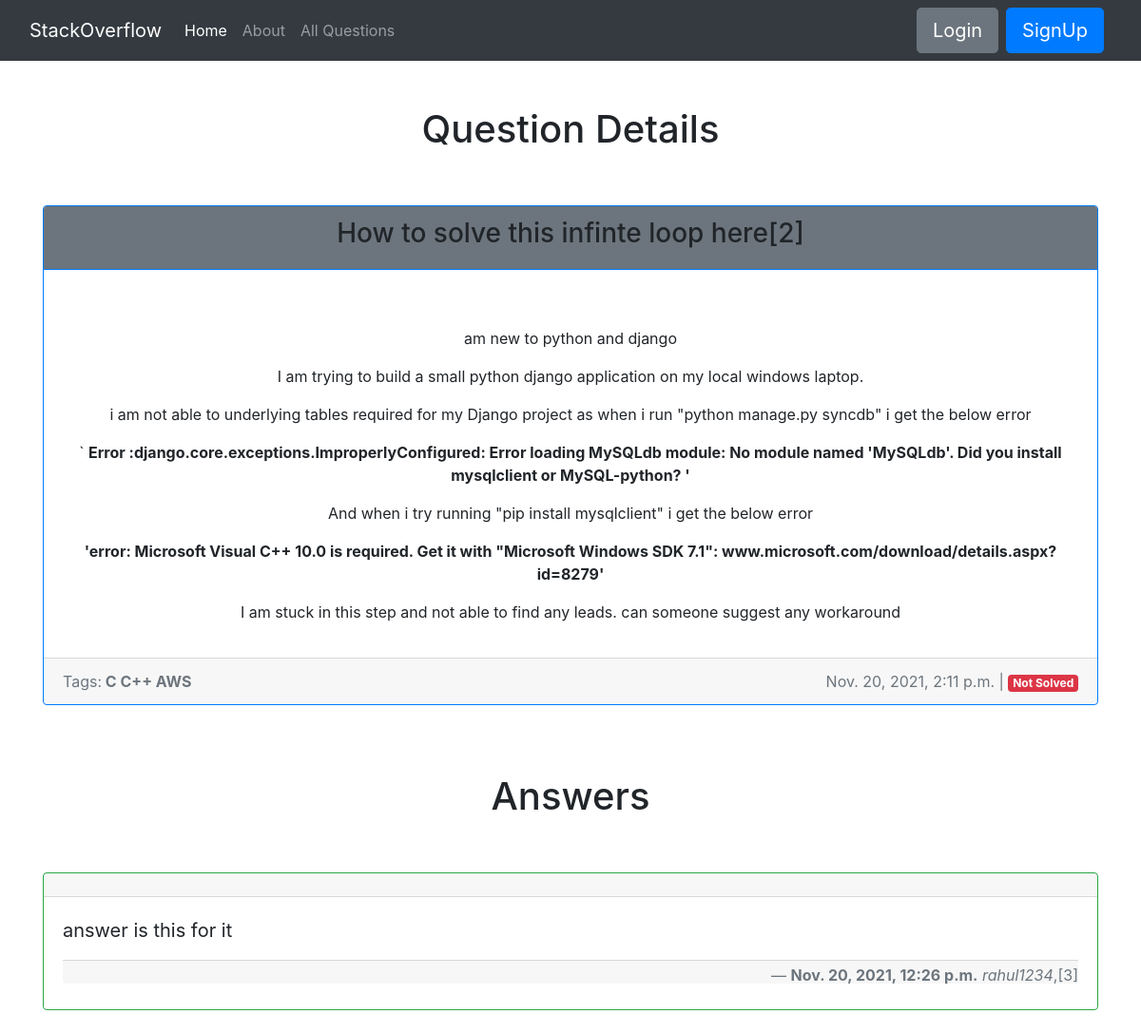
Before: /viewQuestion/detailviewQuestion/2 with the older database file.
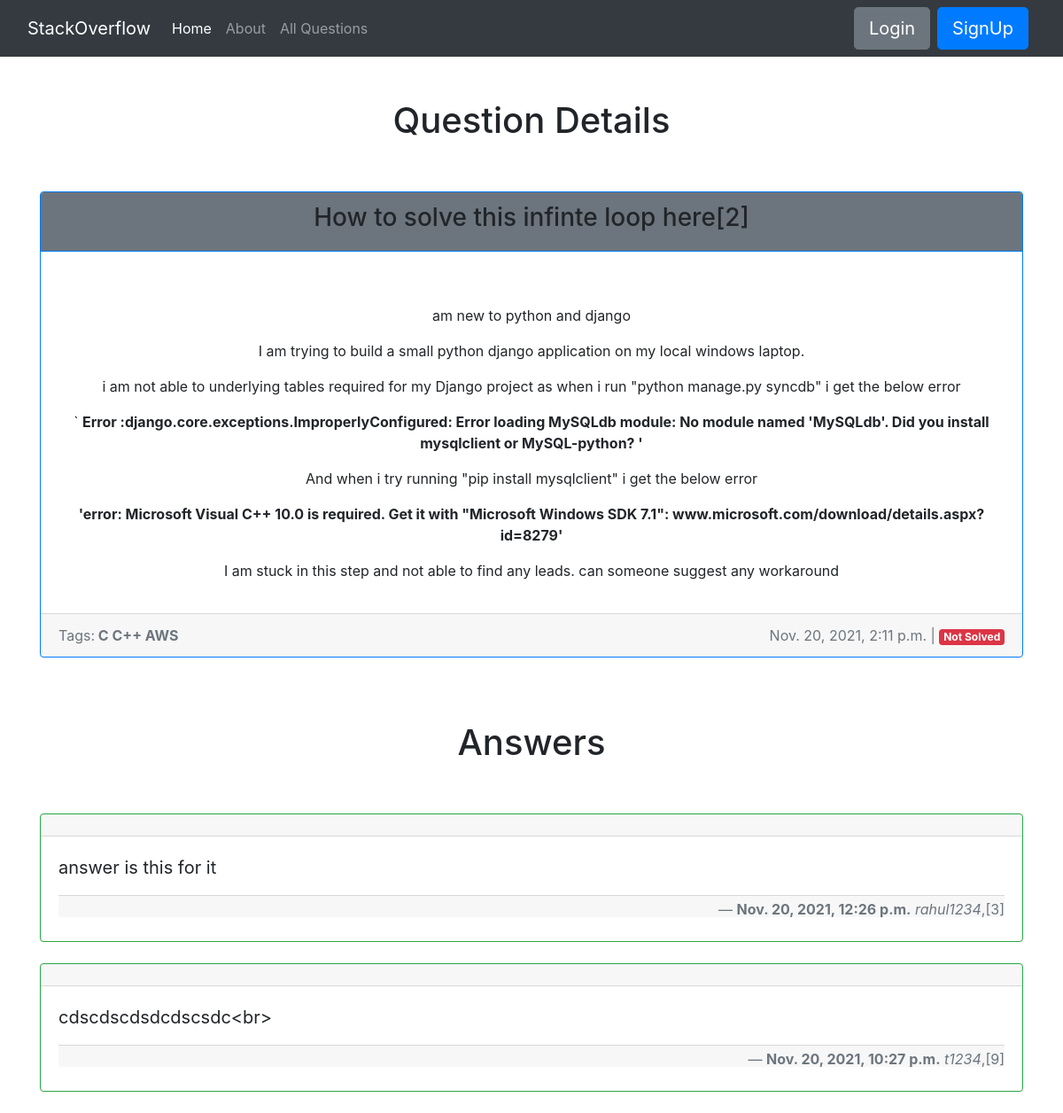
After: the same page with the newer database file.
### questionsApp/models.py (models this page shows, shortened)
class Question(models.Model):
    question_id = models.AutoField(primary_key=True)
    question_author = models.ForeignKey(User, on_delete=models.CASCADE)
    question_title = models.CharField(max_length=100, default="")
    question_body = RichTextField(blank=True, null=True)
    created_at = models.DateTimeField(auto_now=True)
    question_status = models.CharField(max_length=20,
                                       choices=STATUS_CHOICES,
                                       default="Not Solved")
    question_tags = models.ManyToManyField(Tags)

class Tags(models.Model):
    tag_id = models.AutoField(primary_key=True)
    tag_name = models.CharField(max_length=30)
    def __str__(self):
        return self.tag_name

class Answer(models.Model):
    answer_id = models.AutoField(primary_key=True)
    created_at = models.DateTimeField(auto_now=True)
    answer_body = RichTextField(blank=True, null=True)
    parent_question = models.ForeignKey(Question, on_delete=models.CASCADE)
    user_answering = models.ForeignKey(User, on_delete=models.CASCADE)

### questionsApp/views.py (the view)
# urls.py: path('viewQuestion/detailviewQuestion/<int:qid>', views.detailviewQuestion,
def detailviewQuestion(request, qid):
    soln = Question.objects.get(question_id=qid)
    question_data = Question.objects.filter(question_id=qid)
    answser = Answer.objects.filter(parent_question_id=qid)
    if request.method == 'GET':
        context = {
            'soln': question_data,
            'ans': answser,
        }
        return render(request, 'QuestionsFolder/detailviewQuestion.html', context)
    if request.method == 'POST':
        ans_body = request.POST['answer_body']
        Answer.objects.create(
            answer_body=ans_body, parent_question=soln, user_answering=request.user)
        return redirect(reverse('detailviewQuestion', kwargs={'qid': qid}))

### questionsApp/templates/QuestionsFolder/detailviewQuestion.html (shortened to what this page needs)
{%extends 'baseNavigation.html'%}
{% block body%}
{% for k in soln %}
<div class="container">
  <div class="row justify-content-center text-center my-5">
    <h1>Question Details</h1>
  </div>
</div>
<div class="container">
  <div class="card border-primary  text-center">
    <div class="card-header border-primary bg-secondary ">
      <h3>{{k.question_title}}[{{k.question_id}}]</h3>
    </div>
    <div class="card-body">
      <p class="card-text">{{k.question_body | safe}}</p>
    </div>
    <div class="card-footer text-muted">
      <span class="float-left">
        Tags:<b>{% for q_tag in k.question_tags.all %} {{ q_tag }} {% endfor %}</b>
      </span>
      <span class="float-right">
        {{k.created_at}} |
        {% if k.question_status == 'Not Solved' %}
        <span class="badge badge-danger">{{k.question_status}}</span>
        {% else %}
        <span class="badge badge-success">{{k.question_status}}</span>
        {%endif%}
      </span>
    </div>
  </div>
</div>
<br />
{% endfor %}
<div class="container">
  <div class="row justify-content-center text-center my-5">
    <h1>Answers</h1>
  </div>
</div>
{% if ans %}
{% for i in ans %}
<div class="container">
  <div class="card my-4 border-success">
    <div class="card-header">
    </div>
    <div class="card-body border-success">
      <blockquote class="blockquote mb-0">
        <p>{{i.answer_body}}</p>
        <footer class="blockquote-footer my-1 float-right"><b>{{i.created_at}}</b> <cite
            title="Source Title">{{i.user_answering}}</cite>,[{{i.answer_id}}]</footer>
      </blockquote>
      <div class="card-footer text-muted">
      </div>
    </div>
  </div>
</div>
{% endfor %}
{% endif %}
{% endblock %}

Changed rows visible on the page:
added Answer: answer_body "cdscdscdsdcdscsdc<br>", created_at "Nov. 20, 2021, 10:27 p.m.", user_answering "t1234", answer_id "9"
